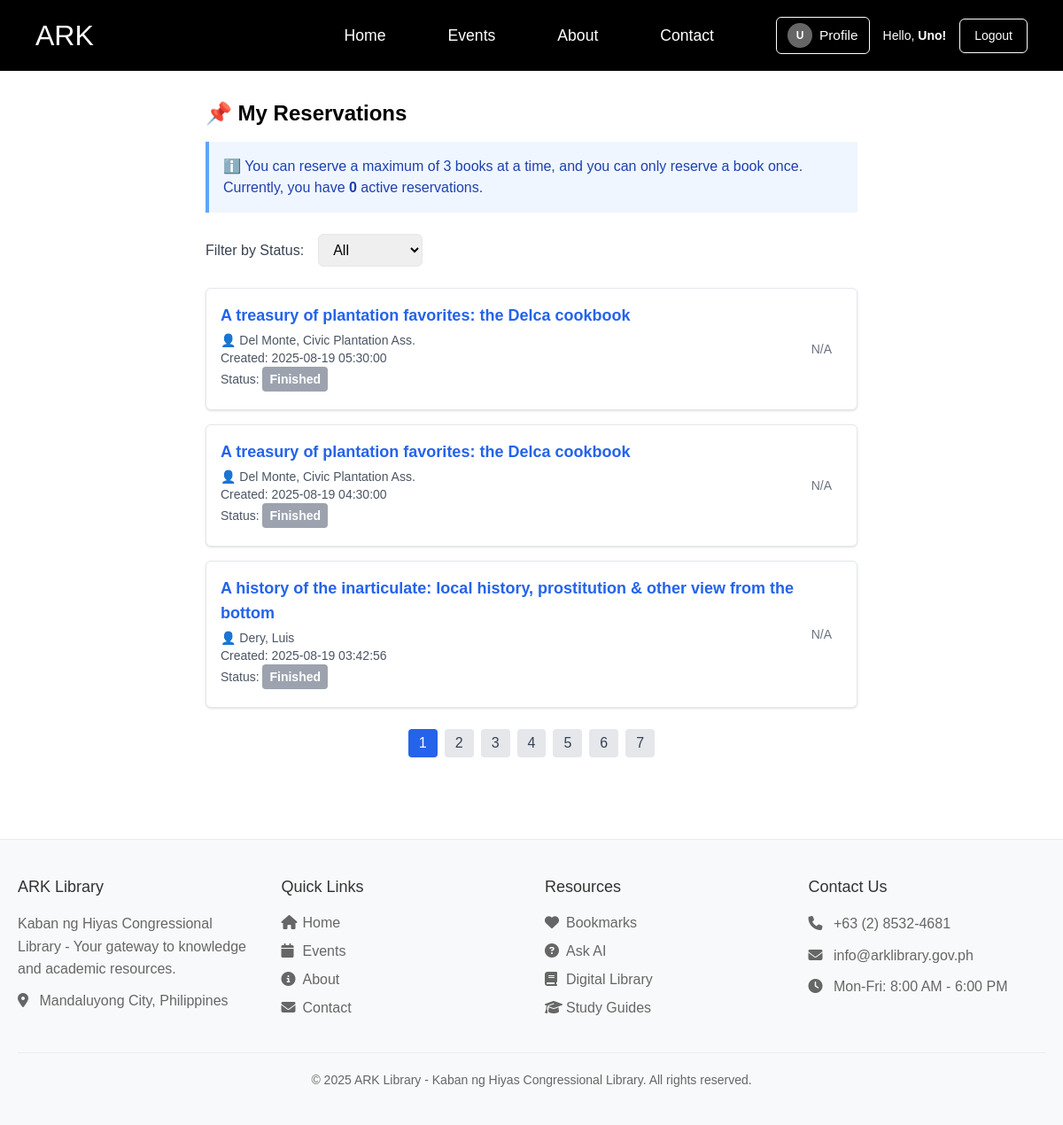
Screenshot of /book_reservation/my_reservations.php (signed in) with the database file from the repository.
### tables this page shows
CREATE TABLE `reservations` (
  `reservation_id` int(11) NOT NULL,
  `user_id` int(11) DEFAULT NULL,
  `book_id` int(11) NOT NULL,
  `book_title` varchar(255) NOT NULL,
  `pickup_time` datetime NOT NULL,
  `expiry_time` datetime NOT NULL,
  `status` enum('pending','borrowed','cancelled','expired') DEFAULT 'pending',
  `created_at` timestamp NOT NULL DEFAULT current_timestamp(),
  `rescheduled` tinyint(1) DEFAULT 0,
  `done` tinyint(1) NOT NULL DEFAULT 0,
  `reservation_type` enum('user','walk-in') NOT NULL DEFAULT 'user'
);

CREATE TABLE `books` (
  `id` int(11) NOT NULL,
  `TITLE` varchar(255) DEFAULT NULL,
  `AUTHOR` varchar(255) DEFAULT NULL,
  `ACCESSION NO.` varchar(100) DEFAULT NULL,
  `CALL NUMBER` varchar(100) DEFAULT NULL,
  `DATE ACQUIRED` varchar(100) DEFAULT NULL,
  `SUMMARY` text DEFAULT NULL,
  `KEYWORDS` text DEFAULT NULL,
  `General_Category` varchar(100) DEFAULT NULL,
  `Sub_Category` varchar(100) DEFAULT NULL,
  `Like` int(11) DEFAULT NULL,
  `Dislike` int(11) DEFAULT NULL,
  `date_added` date NOT NULL DEFAULT '2000-01-01',
  `status` enum('available','reserved','borrowed','archived') NOT NULL DEFAULT 'available'
);

### book_reservation/my_reservations.php (the view, shortened to what this page needs)
<?php
require_once __DIR__ . '/../views/header.php';
try {
    $pdo = new PDO("mysql:host=localhost;dbname=library_test_db", "root", "");
    $pdo->setAttribute(PDO::ATTR_ERRMODE, PDO::ERRMODE_EXCEPTION);
} catch (PDOException $e) {
    error_log("Database connection failed: " . $e->getMessage());
    die("Database connection failed. Please try again later.");
}
$userId = $_SESSION['user_id'];
try {
    $countStmt = $pdo->prepare("SELECT COUNT(*) FROM reservations WHERE user_id = ? AND status = 'pending'");
    $countStmt->execute([$userId]);
    $activeReservations = (int)$countStmt->fetchColumn();
} catch (PDOException $e) {
    $activeReservations = 0;
}
$filter = $_GET['filter'] ?? '';
$perPage = 3;
$page = isset($_GET['page']) && is_numeric($_GET['page']) ? (int)$_GET['page'] : 1;
$offset = ($page - 1) * $perPage;
$whereCount = "WHERE user_id = ?";
$paramsCount = [$userId];
$totalStmt = $pdo->prepare("SELECT COUNT(*) FROM reservations $whereCount");
$totalStmt->execute($paramsCount);
$totalReservations = (int)$totalStmt->fetchColumn();
$totalPages = ceil($totalReservations / $perPage);
$whereClause = "WHERE r.user_id = ?";
$params = [$userId];
try {
    $stmt = $pdo->prepare("
        SELECT r.*, b.TITLE AS book_title_link, b.AUTHOR
        FROM reservations r
        JOIN books b ON r.book_id = b.id
        $whereClause
        ORDER BY FIELD(r.status, 'confirmed', 'pending', 'cancelled', 'expired'), r.created_at DESC
        LIMIT ? OFFSET ?
    ");
    foreach ($params as $i => $param) {
        $stmt->bindValue($i + 1, $param);
    }
    $stmt->bindValue(count($params) + 1, $perPage, PDO::PARAM_INT);
    $stmt->bindValue(count($params) + 2, $offset, PDO::PARAM_INT);
    $stmt->execute();
    $reservations = $stmt->fetchAll(PDO::FETCH_ASSOC);
} catch (PDOException $e) {
    error_log("Query failed: " . $e->getMessage());
    $reservations = [];
}
?>
<main class="max-w-3xl mx-auto px-4 py-8">
    <h1 class="text-2xl font-bold mb-4">📌 My Reservations</h1>
    <div class="mb-6 p-4 bg-blue-50 border-l-4 border-blue-400 text-blue-800">
        <p>ℹ️ You can reserve a maximum of 3 books at a time, and you can only reserve a book once.</p>
        <p>Currently, you have <strong><?= $activeReservations ?></strong> active reservation<?= $activeReservations === 1 ? '' : 's' ?>.</p>
    </div>
    <div class="mb-6 flex items-center gap-4">
        <label for="status_filter" class="font-medium text-gray-700">Filter by Status:</label>
        <form method="GET" id="filterForm">
            <select name="filter" id="status_filter" class="px-3 py-2 border rounded-md" onchange="document.getElementById('filterForm').submit();">
                <option value="">All</option>
            </select>
        </form>
    </div>
    <?php if (!$reservations): ?>
        <p>You have no reservations<?= $filter ? " that has been marked as '$filter'" : '' ?>.</p>
    <?php else: ?>
        <div class="grid gap-4">
            <?php foreach ($reservations as $r): ?>
                <?php
                    $displayStatus = ($r['done'] == 1) ? 'Finished' : ucfirst($r['status']);
                    $statusColors = [
                        'pending' => 'bg-yellow-300 text-yellow-800',
                        'borrowed' => 'bg-green-300 text-green-800',
                        'finished' => 'bg-gray-400 text-white',
                        'cancelled' => 'bg-red-300 text-red-800',
                        'expired' => 'bg-gray-300 text-gray-800',
                    ];
                    $statusClass = $statusColors[strtolower($displayStatus)] ?? 'bg-gray-300 text-gray-800';
                ?>
                <div class="flex items-center justify-between p-4 border rounded-md bg-white shadow hover:shadow-md transition hover:bg-blue-50">
                    <div>
                        <div class="text-lg font-semibold text-blue-700 mb-1">
                            <a href="../views/book_detail.php?title=<?= urlencode($r['book_title_link']) ?>" class="text-blue-600 hover:underline">
                               <?= htmlspecialchars($r['book_title_link']) ?>
                            </a>
                        </div>
                        <div class="text-sm text-gray-600 mb-1">
                            👤 <?= htmlspecialchars($r['AUTHOR'] ?? 'Unknown') ?><br>
                            Created: <?= $r['created_at'] ?><br>
                            Status:
                            <span class="inline-block px-2 py-1 rounded text-sm font-semibold <?= $statusClass ?>">
                                <?= htmlspecialchars($displayStatus) ?>
                            </span>
                        </div>
                    </div>
                    <div class="flex gap-3">
                        <?php if ($r['status'] === 'pending' && $r['done'] == 0): ?>
                            <button
                                class="cancel-btn bg-red-500 text-white px-5 py-2 rounded text-sm hover:bg-red-600"
                                data-reservation-id="<?= htmlspecialchars($r['reservation_id']) ?>"
                                data-book-title="<?= htmlspecialchars($r['book_title_link']) ?>"
                            >
                                Cancel
                            </button>
                            <?php if (($r['rescheduled'] ?? 0) == 0): ?>
                                <form method="post" action="reschedule_reservation.php">
                                    <input type="hidden" name="reservation_id" value="<?= htmlspecialchars($r['reservation_id']) ?>">
                                    <button type="submit" class="bg-yellow-500 text-white px-5 py-2 rounded text-sm hover:bg-yellow-600">
                                        Reschedule
                                    </button>
                                </form>
                            <?php endif; ?>
                        <?php else: ?>
                            <span class="text-gray-500 text-sm px-3 py-2 rounded">N/A</span>
                        <?php endif; ?>
                    </div>
                </div>
            <?php endforeach; ?>
        </div>
        <?php if ($totalPages > 1): ?>
            <div class="mt-6 flex justify-center gap-2">
                <?php for ($p = 1; $p <= $totalPages; $p++): ?>
                    <a href="?page=<?= $p ?>&filter=<?= urlencode($filter) ?>" class="px-3 py-1 rounded <?= $p == $page ? 'bg-blue-600 text-white' : 'bg-gray-200 text-gray-700 hover:bg-gray-300' ?>">
                        <?= $p ?>
                    </a>
                <?php endfor; ?>
            </div>
        <?php endif; ?>
    <?php endif; ?>
</main>
<?php require __DIR__ . '/../views/footer.php'; ?>

### css/logintest.css (style rules this page uses)
* { margin: 0; padding: 0; box-sizing: border-box; }
body { display: flex; justify-content: center; align-items: center; min-height: 100vh; background: #fff; background-size: cover; background-position: center; }

### views/header.php (style rules this page uses)
body { margin: 0; padding-top: 80px; font-family: sans-serif; }

### views/footer.php (style rules this page uses)
body { display: block !important; }

### rows the page displays
reservations: book.TITLE "A treasury of plantation favorites: the Delca cookbook", book.AUTHOR "Del Monte, Civic Plantation Ass.", created_at "2025-08-19 05:30:00", done "Finished", status "N/A"
reservations: book.TITLE "A treasury of plantation favorites: the Delca cookbook", book.AUTHOR "Del Monte, Civic Plantation Ass.", created_at "2025-08-19 04:30:00", done "Finished", status "N/A"
reservations: book.TITLE "A history of the inarticulate: local history, prostitution & other view from the bottom", book.AUTHOR "Dery, Luis", created_at "2025-08-19 03:42:56", done "Finished", status "N/A"

### other values shown
substr($_SESSION['first_name'], 0, 1) "U"
$_SESSION['first_name'] "Uno"
$activeReservations "0"
